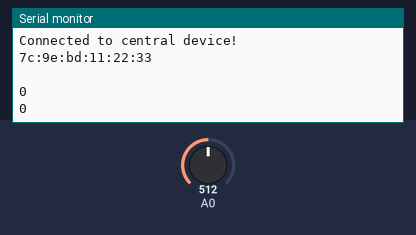
A sketch run on a simulated Arduino Nano 33 IoT. On the bench: the last lines printed to the serial monitor. The inputs (shaded band) are chosen by the test bench; at power-on: A0 = 512. Nothing arrives over Bluetooth unless stated; a phone connects over Bluetooth LE 3 s after start.

Above: at 5.8 s.
5.9 s: A0 set to 716
At 8.2 s:
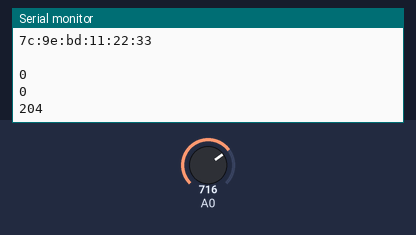
9.0 s: A0 set to 900
At 9.7 s:
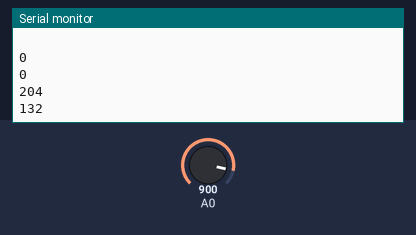
Timing chart, 0 to 12.0 s (numbered marks = the images above; inputs shaded):
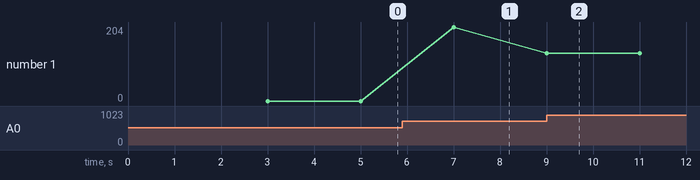

Measured:
- after the input at 5.9 s, the serial monitor: prints a new line after 1.1 s (image 1)
- after the input at 9.0 s, the serial monitor: prints a new line at once (image 2)
- plotted number 1: 0 → 204 after the input at 5.9 s, 204 → 132 after the input at 9.0 s

The sketch:

bluetooth.ino
```cpp
#include <ArduinoBLE.h>

#define SERVICE_UUID "19B10000-E8F2-537E-4F6C-D104768A1214" //uart service UUID
#define CHARACTERISTIC_UUID_TX "19B10001-E8F2-537E-4F6C-D104768A1214" //transfer

BLEService Dataservice(SERVICE_UUID);
BLECharacteristic Datachar (CHARACTERISTIC_UUID_TX, BLERead | BLEWrite, 1);

byte data0;
byte portvalue[1] = {0}; //port A0
int newInt;

byte hi, lo;

void setup(){

  Serial.begin(9600);

  while(!Serial);

  if(!BLE.begin()){
    Serial.println("starting BLE failed.");
    while(1);
  }

  BLE.setLocalName("Arduino Nano 33 IoT");
  BLE.setAdvertisedService(Dataservice);

  Dataservice.addCharacteristic(Datachar);

  BLE.addService(Dataservice);
  Datachar.writeValue(portvalue, 1);

  BLE.advertise();
  Serial.println("Bluetooth device active, waiting for connections...");
}

void loop(){
  BLEDevice central = BLE.central();
  if(central){
    Serial.println("Connected to central device!");
    Serial.println(central.address());
    Serial.println(" ");

    while(central.connected()){
        for (int i = 0; i < 1; i++) {
          if (i==0){
            portvalue[i] = byte(analogRead(i));
          }
          else{
            portvalue[i] = 0;
          }
        }
        /*
          hi = highByte(data0);
          lo = lowByte(data0);

          Serial.print("hi: ");
          Serial.println(hi, BIN);
          Serial.print("lo: ");
          Serial.println(lo, BIN);
          newInt = (hi << 8) + lo;
          Datachar.writeValue(hi);
          Datachar.writeValue(lo);
        */

        Datachar.writeValue(portvalue, 1);
        for (int i = 0; i < 1; i++) {
          Serial.print(portvalue[i]);
          Serial.print(" ");
        }
        Serial.println();
        delay((2000));
    }
    Serial.print("Disconnected from central: ");
    Serial.println(central.address());
  }
}
```
